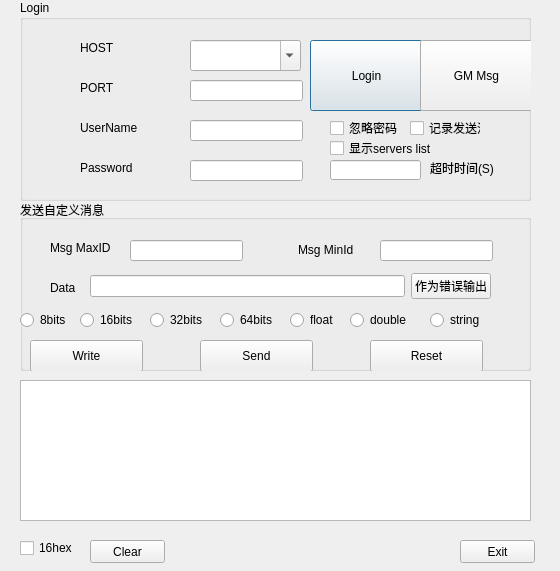
<?xml version="1.0" encoding="UTF-8"?>
<ui version="4.0">
 <class>ConnectDialog</class>
 <widget class="QDialog" name="ConnectDialog">
  <property name="geometry">
   <rect>
    <x>0</x>
    <y>0</y>
    <width>560</width>
    <height>571</height>
   </rect>
  </property>
  <property name="windowTitle">
   <string>Dialog</string>
  </property>
  <widget class="QGroupBox" name="groupBox">
   <property name="geometry">
    <rect>
     <x>20</x>
     <y>0</y>
     <width>511</width>
     <height>201</height>
    </rect>
   </property>
   <property name="title">
    <string>Login</string>
   </property>
   <widget class="QPushButton" name="loginButton">
    <property name="geometry">
     <rect>
      <x>290</x>
      <y>40</y>
      <width>113</width>
      <height>71</height>
     </rect>
    </property>
    <property name="text">
     <string>Login</string>
    </property>
   </widget>
   <widget class="QLineEdit" name="passwdEdit">
    <property name="geometry">
     <rect>
      <x>170</x>
      <y>160</y>
      <width>113</width>
      <height>21</height>
     </rect>
    </property>
   </widget>
   <widget class="QLabel" name="label_4">
    <property name="enabled">
     <bool>true</bool>
    </property>
    <property name="geometry">
     <rect>
      <x>60</x>
      <y>160</y>
      <width>71</width>
      <height>16</height>
     </rect>
    </property>
    <property name="text">
     <string>Password</string>
    </property>
   </widget>
   <widget class="QLabel" name="label_2">
    <property name="geometry">
     <rect>
      <x>60</x>
      <y>80</y>
      <width>59</width>
      <height>16</height>
     </rect>
    </property>
    <property name="text">
     <string>PORT</string>
    </property>
   </widget>
   <widget class="QLabel" name="label">
    <property name="geometry">
     <rect>
      <x>60</x>
      <y>40</y>
      <width>59</width>
      <height>16</height>
     </rect>
    </property>
    <property name="text">
     <string>HOST</string>
    </property>
   </widget>
   <widget class="QLineEdit" name="portEdit">
    <property name="geometry">
     <rect>
      <x>170</x>
      <y>80</y>
      <width>113</width>
      <height>21</height>
     </rect>
    </property>
   </widget>
   <widget class="QLineEdit" name="nameEdit">
    <property name="geometry">
     <rect>
      <x>170</x>
      <y>120</y>
      <width>113</width>
      <height>21</height>
     </rect>
    </property>
   </widget>
   <widget class="QLabel" name="label_3">
    <property name="geometry">
     <rect>
      <x>60</x>
      <y>120</y>
      <width>71</width>
      <height>16</height>
     </rect>
    </property>
    <property name="text">
     <string>UserName</string>
    </property>
   </widget>
   <widget class="QPushButton" name="gmMsgButton">
    <property name="geometry">
     <rect>
      <x>400</x>
      <y>40</y>
      <width>113</width>
      <height>71</height>
     </rect>
    </property>
    <property name="text">
     <string>GM Msg</string>
    </property>
   </widget>
   <widget class="QCheckBox" name="skipAuth">
    <property name="geometry">
     <rect>
      <x>310</x>
      <y>120</y>
      <width>71</width>
      <height>16</height>
     </rect>
    </property>
    <property name="text">
     <string>忽略密码</string>
    </property>
   </widget>
   <widget class="QComboBox" name="hostCombo">
    <property name="geometry">
     <rect>
      <x>170</x>
      <y>40</y>
      <width>111</width>
      <height>31</height>
     </rect>
    </property>
    <property name="editable">
     <bool>true</bool>
    </property>
    <property name="currentIndex">
     <number>-1</number>
    </property>
    <property name="maxCount">
     <number>100</number>
    </property>
   </widget>
   <widget class="QCheckBox" name="showServers">
    <property name="geometry">
     <rect>
      <x>310</x>
      <y>140</y>
      <width>161</width>
      <height>16</height>
     </rect>
    </property>
    <property name="text">
     <string>显示servers list</string>
    </property>
   </widget>
   <widget class="QCheckBox" name="logSendCheck">
    <property name="geometry">
     <rect>
      <x>390</x>
      <y>120</y>
      <width>71</width>
      <height>16</height>
     </rect>
    </property>
    <property name="text">
     <string>记录发送流</string>
    </property>
   </widget>
   <widget class="QLineEdit" name="timeOutEdit">
    <property name="geometry">
     <rect>
      <x>310</x>
      <y>160</y>
      <width>91</width>
      <height>20</height>
     </rect>
    </property>
   </widget>
   <widget class="QLabel" name="label_8">
    <property name="geometry">
     <rect>
      <x>410</x>
      <y>160</y>
      <width>81</width>
      <height>16</height>
     </rect>
    </property>
    <property name="text">
     <string>超时时间(S)</string>
    </property>
   </widget>
  </widget>
  <widget class="QGroupBox" name="groupBox_2">
   <property name="geometry">
    <rect>
     <x>20</x>
     <y>200</y>
     <width>511</width>
     <height>171</height>
    </rect>
   </property>
   <property name="title">
    <string>发送自定义消息</string>
   </property>
   <widget class="QLineEdit" name="msgMaxIdEdit">
    <property name="geometry">
     <rect>
      <x>110</x>
      <y>40</y>
      <width>113</width>
      <height>21</height>
     </rect>
    </property>
   </widget>
   <widget class="QLineEdit" name="msgMinIdEdit">
    <property name="geometry">
     <rect>
      <x>360</x>
      <y>40</y>
      <width>113</width>
      <height>21</height>
     </rect>
    </property>
   </widget>
   <widget class="QLabel" name="label_5">
    <property name="geometry">
     <rect>
      <x>30</x>
      <y>40</y>
      <width>81</width>
      <height>16</height>
     </rect>
    </property>
    <property name="text">
     <string>Msg MaxID</string>
    </property>
   </widget>
   <widget class="QLabel" name="label_6">
    <property name="geometry">
     <rect>
      <x>278</x>
      <y>40</y>
      <width>71</width>
      <height>20</height>
     </rect>
    </property>
    <property name="text">
     <string>Msg MinId</string>
    </property>
   </widget>
   <widget class="QLabel" name="label_7">
    <property name="geometry">
     <rect>
      <x>30</x>
      <y>80</y>
      <width>81</width>
      <height>16</height>
     </rect>
    </property>
    <property name="text">
     <string>Data</string>
    </property>
   </widget>
   <widget class="QRadioButton" name="radioButton">
    <property name="geometry">
     <rect>
      <x>0</x>
      <y>110</y>
      <width>61</width>
      <height>20</height>
     </rect>
    </property>
    <property name="text">
     <string>8bits</string>
    </property>
   </widget>
   <widget class="QRadioButton" name="radioButton_2">
    <property name="geometry">
     <rect>
      <x>60</x>
      <y>110</y>
      <width>61</width>
      <height>20</height>
     </rect>
    </property>
    <property name="text">
     <string>16bits</string>
    </property>
   </widget>
   <widget class="QRadioButton" name="radioButton_3">
    <property name="geometry">
     <rect>
      <x>130</x>
      <y>110</y>
      <width>100</width>
      <height>20</height>
     </rect>
    </property>
    <property name="text">
     <string>32bits</string>
    </property>
   </widget>
   <widget class="QRadioButton" name="radioButton_4">
    <property name="geometry">
     <rect>
      <x>200</x>
      <y>110</y>
      <width>71</width>
      <height>20</height>
     </rect>
    </property>
    <property name="text">
     <string>64bits</string>
    </property>
   </widget>
   <widget class="QRadioButton" name="radioButton_5">
    <property name="geometry">
     <rect>
      <x>270</x>
      <y>110</y>
      <width>61</width>
      <height>20</height>
     </rect>
    </property>
    <property name="text">
     <string>float</string>
    </property>
   </widget>
   <widget class="QRadioButton" name="radioButton_6">
    <property name="geometry">
     <rect>
      <x>330</x>
      <y>110</y>
      <width>71</width>
      <height>20</height>
     </rect>
    </property>
    <property name="text">
     <string>double</string>
    </property>
   </widget>
   <widget class="QRadioButton" name="radioButton_7">
    <property name="geometry">
     <rect>
      <x>410</x>
      <y>110</y>
      <width>71</width>
      <height>20</height>
     </rect>
    </property>
    <property name="text">
     <string>string</string>
    </property>
   </widget>
   <widget class="QPushButton" name="msgWriteButton">
    <property name="geometry">
     <rect>
      <x>10</x>
      <y>140</y>
      <width>113</width>
      <height>32</height>
     </rect>
    </property>
    <property name="text">
     <string>Write</string>
    </property>
   </widget>
   <widget class="QPushButton" name="msgSendButton">
    <property name="geometry">
     <rect>
      <x>180</x>
      <y>140</y>
      <width>113</width>
      <height>32</height>
     </rect>
    </property>
    <property name="text">
     <string>Send</string>
    </property>
   </widget>
   <widget class="QPushButton" name="msgReset">
    <property name="geometry">
     <rect>
      <x>350</x>
      <y>140</y>
      <width>113</width>
      <height>32</height>
     </rect>
    </property>
    <property name="text">
     <string>Reset</string>
    </property>
   </widget>
   <widget class="QWidget" name="layoutWidget">
    <property name="geometry">
     <rect>
      <x>70</x>
      <y>70</y>
      <width>401</width>
      <height>33</height>
     </rect>
    </property>
    <layout class="QHBoxLayout" name="horizontalLayout">
     <item>
      <widget class="QLineEdit" name="msgDataEdit"/>
     </item>
     <item>
      <widget class="QPushButton" name="pushButton">
       <property name="text">
        <string>作为错误输出</string>
       </property>
      </widget>
     </item>
    </layout>
   </widget>
  </widget>
  <widget class="QTextEdit" name="logEdit">
   <property name="geometry">
    <rect>
     <x>20</x>
     <y>380</y>
     <width>511</width>
     <height>141</height>
    </rect>
   </property>
  </widget>
  <widget class="QCheckBox" name="checkBox16Hex">
   <property name="geometry">
    <rect>
     <x>20</x>
     <y>540</y>
     <width>71</width>
     <height>16</height>
    </rect>
   </property>
   <property name="text">
    <string>16hex</string>
   </property>
  </widget>
  <widget class="QPushButton" name="pushButtonExit">
   <property name="geometry">
    <rect>
     <x>460</x>
     <y>540</y>
     <width>75</width>
     <height>23</height>
    </rect>
   </property>
   <property name="text">
    <string>Exit</string>
   </property>
  </widget>
  <widget class="QPushButton" name="pushButton_2">
   <property name="geometry">
    <rect>
     <x>90</x>
     <y>540</y>
     <width>75</width>
     <height>23</height>
    </rect>
   </property>
   <property name="text">
    <string>Clear</string>
   </property>
  </widget>
 </widget>
 <resources/>
 <connections/>
</ui>
